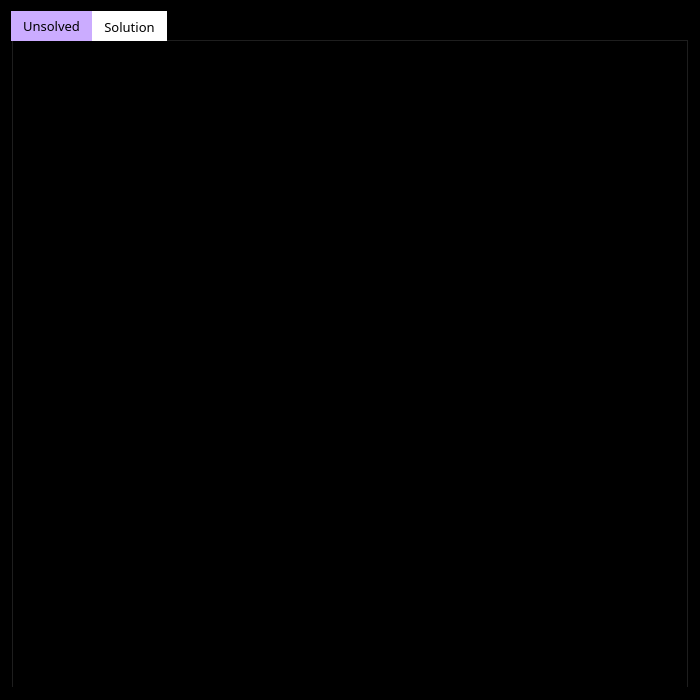
<?xml version="1.0" encoding="UTF-8"?>
<ui version="4.0">
 <class>UploadImage</class>
 <widget class="QWidget" name="UploadImage">
  <property name="geometry">
   <rect>
    <x>0</x>
    <y>0</y>
    <width>700</width>
    <height>700</height>
   </rect>
  </property>
  <property name="minimumSize">
   <size>
    <width>700</width>
    <height>700</height>
   </size>
  </property>
  <property name="windowTitle">
   <string>Form</string>
  </property>
  <property name="styleSheet">
   <string notr="true">background-color: rgb(0, 0, 0);</string>
  </property>
  <layout class="QGridLayout" name="main_layout">
   <item row="0" column="0">
    <widget class="QTabWidget" name="tab_widget">
     <property name="minimumSize">
      <size>
       <width>600</width>
       <height>600</height>
      </size>
     </property>
     <property name="font">
      <font>
       <family>Lucida Sans Typewriter</family>
       <pointsize>10</pointsize>
      </font>
     </property>
     <property name="styleSheet">
      <string notr="true">QTabBar::tab { background-color: rgb(255, 255, 255);
                       color: rgb(0, 0, 0); }
QTabBar::tab::hover { background-color: rgba(255, 255, 255, 0.8); }
QTabBar::tab::selected { background-color: rgba(203, 172, 255, 1); }</string>
     </property>
     <property name="currentIndex">
      <number>0</number>
     </property>
     <property name="usesScrollButtons">
      <bool>false</bool>
     </property>
     <widget class="QWidget" name="unsolved_tab">
      <property name="styleSheet">
       <string notr="true"/>
      </property>
      <attribute name="title">
       <string>Unsolved</string>
      </attribute>
      <layout class="QGridLayout" name="unsolved_layout">
       <item row="0" column="0">
        <widget class="QLabel" name="unsolved_image">
         <property name="minimumSize">
          <size>
           <width>600</width>
           <height>600</height>
          </size>
         </property>
         <property name="text">
          <string/>
         </property>
         <property name="pixmap">
          <pixmap>../Resources/2.jpg</pixmap>
         </property>
         <property name="scaledContents">
          <bool>true</bool>
         </property>
        </widget>
       </item>
      </layout>
     </widget>
     <widget class="QWidget" name="solved_tab">
      <attribute name="title">
       <string>Solution</string>
      </attribute>
      <layout class="QGridLayout" name="solved_layout">
       <item row="0" column="0">
        <widget class="QLabel" name="solved_image">
         <property name="minimumSize">
          <size>
           <width>600</width>
           <height>600</height>
          </size>
         </property>
         <property name="styleSheet">
          <string notr="true"/>
         </property>
         <property name="text">
          <string/>
         </property>
         <property name="pixmap">
          <pixmap>../Resources/2.jpg</pixmap>
         </property>
         <property name="scaledContents">
          <bool>true</bool>
         </property>
        </widget>
       </item>
      </layout>
     </widget>
    </widget>
   </item>
  </layout>
 </widget>
 <resources/>
 <connections/>
</ui>
